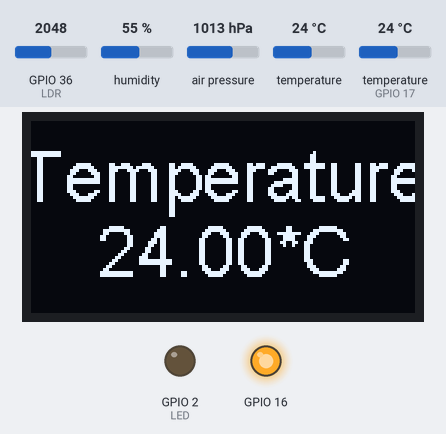
Bench run of a sketch on a simulated ESP32. Shown: 128×64 one-colour display, output pins drawn as LEDs (lit = HIGH). The inputs (shaded band) are chosen by the test bench; at power-on: temperature 24 °C, temperature (sensor on GPIO 17) 24 °C, GPIO 36 (LDR) = 2048, humidity 55 %, air pressure 1013 hPa. What the sketch prints to the serial monitor is not drawn.

Above: at 5.6 s.
5.7 s: temperature (sensor 0) set to 12 °C
At 10.4 s:
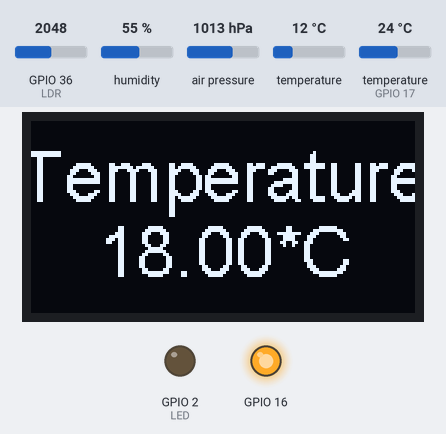
11.5 s: temperature (sensor on GPIO 17) set to 12 °C
At 15.4 s:
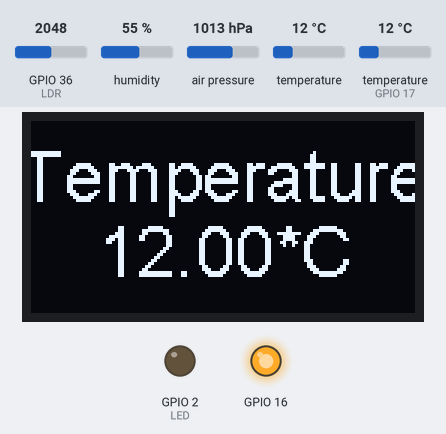
16.5 s: temperature (sensor 0) set to 19 °C
At 20.4 s:
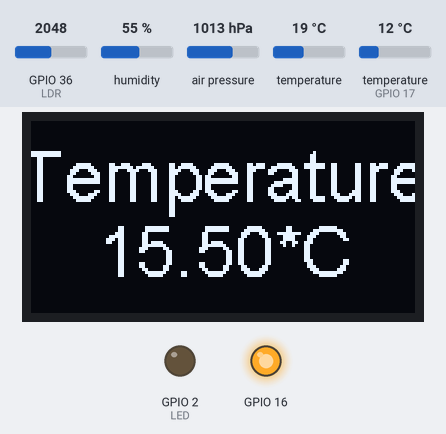
21.5 s: temperature (sensor on GPIO 17) set to 19 °C
At 25.4 s:
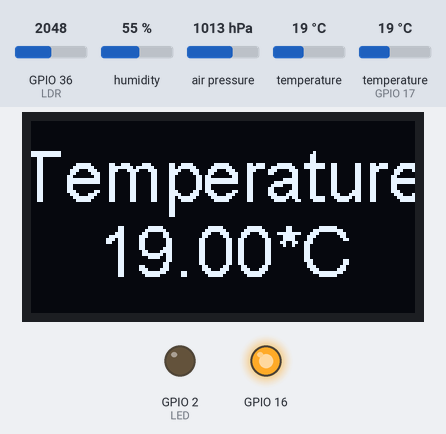
26.5 s: temperature (sensor 0) set to 28 °C
At 30.5 s:
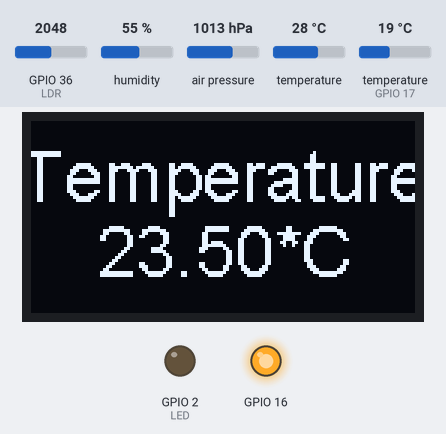
31.5 s: temperature (sensor on GPIO 17) set to 28 °C
At 35.5 s:
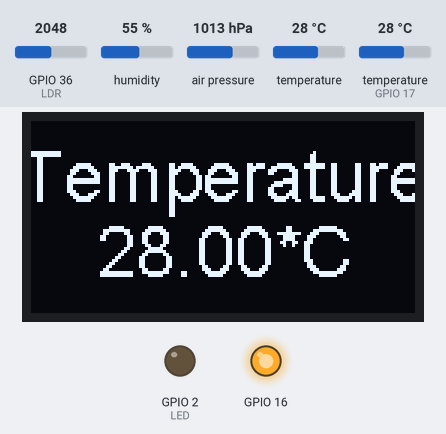
Timing chart, 0 to 37.0 s (numbered marks = the images above; inputs shaded):
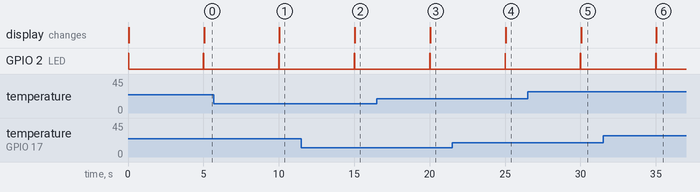

The sketch:

Weather_staton_OLED.ino
```cpp
/*
  The circuit:
  Warning LED on pin 2
  LDR on pin 36 with ~ 1000Ω pulldown resistor
  DHT-11 on pin 17
  SD card attached to SPI bus as follows:
  ** MOSI - pin 23
  ** MISO - pin 19
  ** CLK - pin 18
  ** CS - pin 5 (for MKRZero SD: SDCARD_SS_PIN)
  BMP180 attached to I2C as follows:
  ** SDA - pin 4
  ** SCL - pin 15
*/

#include "DHT.h"
#include "SSD1306Wire.h"
#include <Adafruit_BMP085.h>

int disp = 0;
unsigned long previousMillis = 0;

const int PRG = 0;
const int LDR = 36;
const int LED = 2;
const int DHTPin = 17;

SSD1306Wire display(0x3c, 4, 15, GEOMETRY_128_64);
DHT dht(DHTPin, DHT11);
Adafruit_BMP085 bmp;

float temp;
float hum;
float hic;
float pres;
int lum;

void setup() {

  pinMode(LED, OUTPUT);
  digitalWrite(LED, HIGH); // Setup starting

  // Open serial communications
  Serial.begin(115200);

  // Setup OLED
  pinMode(16, OUTPUT); digitalWrite(16, LOW); delay(50); digitalWrite(16, HIGH);
  display.init();
  display.flipScreenVertically();
  display.setTextAlignment(TEXT_ALIGN_CENTER);
  display.setFont(ArialMT_Plain_24);

  // Initialize DHT
  Serial.print("Initializing DHT sensor...");
  dht.begin();
  Serial.println("DHT initialized.");

  if (!bmp.begin()) {
    Serial.println("Could not find a valid BMP085 sensor, check wiring!");
  }

  digitalWrite(LED, LOW); // Setup complete
}

void loop() {
  while (digitalRead(PRG) == LOW) {
    disp++;
    displayCurrentData();
    delay(250);
  }

  unsigned long currentMillis = millis();
  if (currentMillis - previousMillis >= 5000) {
    previousMillis = currentMillis;
    digitalWrite(LED, HIGH); // data gathering starting

    temp = (dht.readTemperature() + bmp.readTemperature()) / 2;
    hum = dht.readHumidity();
    hic = dht.computeHeatIndex(temp, hum, false);
    pres = bmp.readPressure() / 100;
    int l = analogRead(LDR);
    lum = map(l, 0, 4095, 0, 100);

    digitalWrite(LED, LOW); // data reporting complete
    displayCurrentData();
  }
}


void displayCurrentData() {
  display.clear();
  switch (disp % 5) {
    case 0:
      display.drawString(64, 5, "Temperature");
      display.drawString(64, 30, String(temp) + "*C");
      break;
    case 1:
      display.drawString(64, 5, "Humidity");
      display.drawString(64, 30, String(hum) + "%");
      break;
    case 2:
      display.drawString(64, 5, "Feels like");
      display.drawString(64, 30, String(hic) + "*C");
      break;
    case 3:
      display.drawString(64, 5, "Pressure");
      display.drawString(64, 30, String(pres) + " hPa");
      break;
    case 4:
      display.drawString(64, 5, "Luminosity");
      display.drawString(64, 30, String(lum) + "%");
      break;
  }
  display.display();
}
```

Measured:
- after the input at 5.7 s, the display: changes after 4.3 s (image 1)
- after the input at 11.5 s, the display: changes after 3.5 s (image 2)
- after the input at 16.5 s, the display: changes after 3.5 s (image 3)
- after the input at 21.5 s, the display: changes after 3.5 s (image 4)
- after the input at 26.5 s, the display: changes after 3.5 s (image 5)
- after the input at 31.5 s, the display: changes after 3.5 s (image 6)
